Frame 1 (no input): blank canvas, image omitted
Frame 60 (no input): blank canvas, image omitted
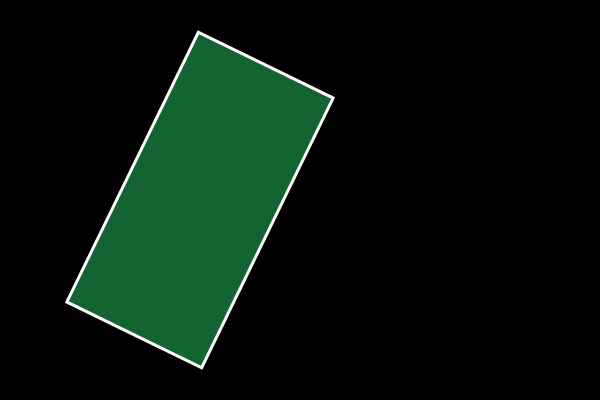
Frame 120 (the mouse pressed at the canvas centre since frame 60)

The p5.js sketch whose frames 1 and 60 were blank and that drew this single picture after the mouse press (run headless with seeded random() and noise() and a simulated clock; from frame 60 on, the mouse is pressed at the canvas centre):

// p5.js sketch
// ── sketch.js
let angle;

function setup() {
	angle = 0;
	createCanvas(600, 400);
	angleMode(DEGREES);
	rectMode(CENTER);
}

function draw() {
	background(0);

	push();
		translate(200, 200);
		scale(mouseX/100);
		rotate(angle);
		stroke(255);
		fill(20, 100, 50);
		rect(0, 0, 100, 50);
	pop();

	angle += 4;
}
